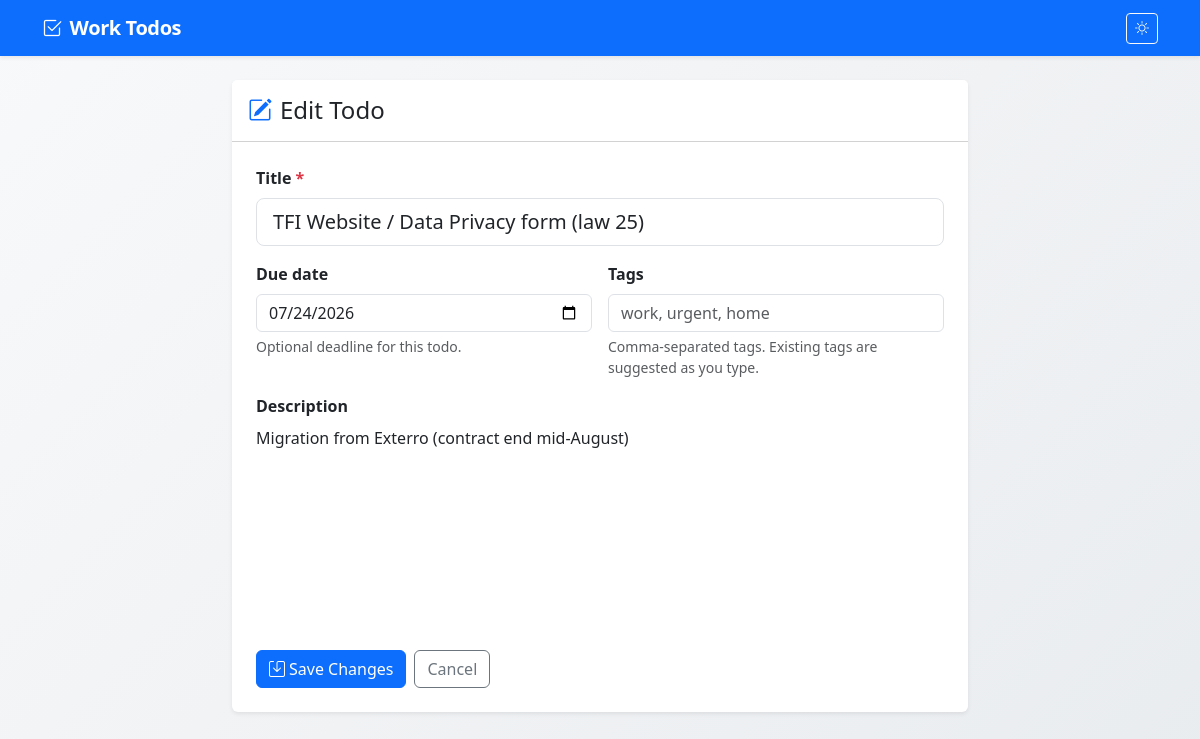
Screenshot of /todos/7/edit with the database file from the repository.
### app.py (models this page shows, shortened)
class Todo(db.Model):
    id = db.Column(db.Integer, primary_key=True)
    title = db.Column(db.String(200), nullable=False)
    description = db.Column(db.Text, default="")
    created_at = db.Column(db.DateTime, default=lambda: datetime.now(timezone.utc), nullable=False)
    due_date = db.Column(db.Date, nullable=True)
    completed = db.Column(db.Boolean, default=False, nullable=False)
    sort_order = db.Column(db.Integer, default=0, nullable=False, index=True)
    categories = db.relationship("Category", secondary=todo_categories, back_populates="todos")

### app.py (the view, shortened to what this page needs)
@app.route("/todos/<int:todo_id>/edit", methods=["GET", "POST"])
def edit_todo(todo_id):
    todo = db.get_or_404(Todo, todo_id)
    tags = ", ".join(category.display_name for category in sorted(todo.categories, key=lambda c: c.name))
    due_date = todo.due_date.isoformat() if todo.due_date else ""
    return render_template(
        "form.html",
        **form_context(todo=todo, title=todo.title, description=todo.description, due_date=due_date, tags=tags),
    )

### app.py (called while the page is built)
def form_context(todo=None, title="", description="", due_date="", tags=""):
    return {
        "todo": todo,
        "title": title,
        "description": description,
        "due_date": due_date,
        "tags": tags,
        "all_categories": Category.query.order_by(Category.name).all(),
    }

    @property
    def display_name(self):
        return self.name.replace("-", " ").title()

### templates/form.html (shortened to what this page needs)
{% extends "base.html" %}
{% block content %}
<div class="row justify-content-center">
    <div class="col-lg-8">
        <div class="card shadow-sm border-0">
            <div class="card-header bg-body py-3">
                <h1 class="h4 mb-0">
                    {% if todo %}
                        <i class="bi bi-pencil-square me-2 text-primary"></i>Edit Todo
                    {% else %}
                        <i class="bi bi-plus-circle me-2 text-primary"></i>New Todo
                    {% endif %}
                </h1>
            </div>
            <div class="card-body p-4">
                <form method="post" id="todo-form">
                    <div class="mb-3">
                        <label for="title" class="form-label fw-semibold">Title <span class="text-danger">*</span></label>
                        <input type="text" class="form-control form-control-lg" id="title" name="title"
                               value="{{ title }}" placeholder="What needs to be done?" required maxlength="200">
                    </div>
                    <div class="row g-3 mb-3">
                        <div class="col-md-6">
                            <label for="due_date" class="form-label fw-semibold">Due date</label>
                            <input type="date" class="form-control" id="due_date" name="due_date" value="{{ due_date }}">
                            <div class="form-text">Optional deadline for this todo.</div>
                        </div>
                        <div class="col-md-6">
                            <label for="tags" class="form-label fw-semibold">Tags</label>
                            <input type="text" class="form-control" id="tags" name="tags" value="{{ tags }}"
                                   list="tag-suggestions" placeholder="work, urgent, home">
                            <div class="form-text">Comma-separated tags. Existing tags are suggested as you type.</div>
                        </div>
                    </div>
                    <div class="mb-4">
                        <label class="form-label fw-semibold">Description</label>
                        <div id="editor">{{ description | safe }}</div>
                    </div>
                    <div class="d-flex gap-2">
                        <button type="submit" class="btn btn-primary">
                            <i class="bi bi-save me-1"></i>{% if todo %}Save Changes{% else %}Create Todo{% endif %}
                        </button>
                        <a href="{{ url_for('index') }}" class="btn btn-outline-secondary">Cancel</a>
                    </div>
                </form>
            </div>
        </div>
    </div>
</div>
{% endblock %}

### templates/base.html (style rules this page uses)
:root, [data-bs-theme="light"] { --app-bg-start: #f8f9fa; --app-bg-end: #e9ecef; --editor-bg: #fff; --quill-stroke: #ccc; --quill-fill: #444; --quill-toolbar-bg: #f8f9fa; }
body { background: linear-gradient(135deg, var(--app-bg-start) 0%, var(--app-bg-end) 100%); min-height: 100vh; }
#editor, #quick-notes-editor { background: var(--editor-bg); }
#editor { min-height: 200px; }

### rows the page displays
Todo: title "TFI Website / Data Privacy form (law 25)", description "Migration from Exterro (contract end mid-August)"
